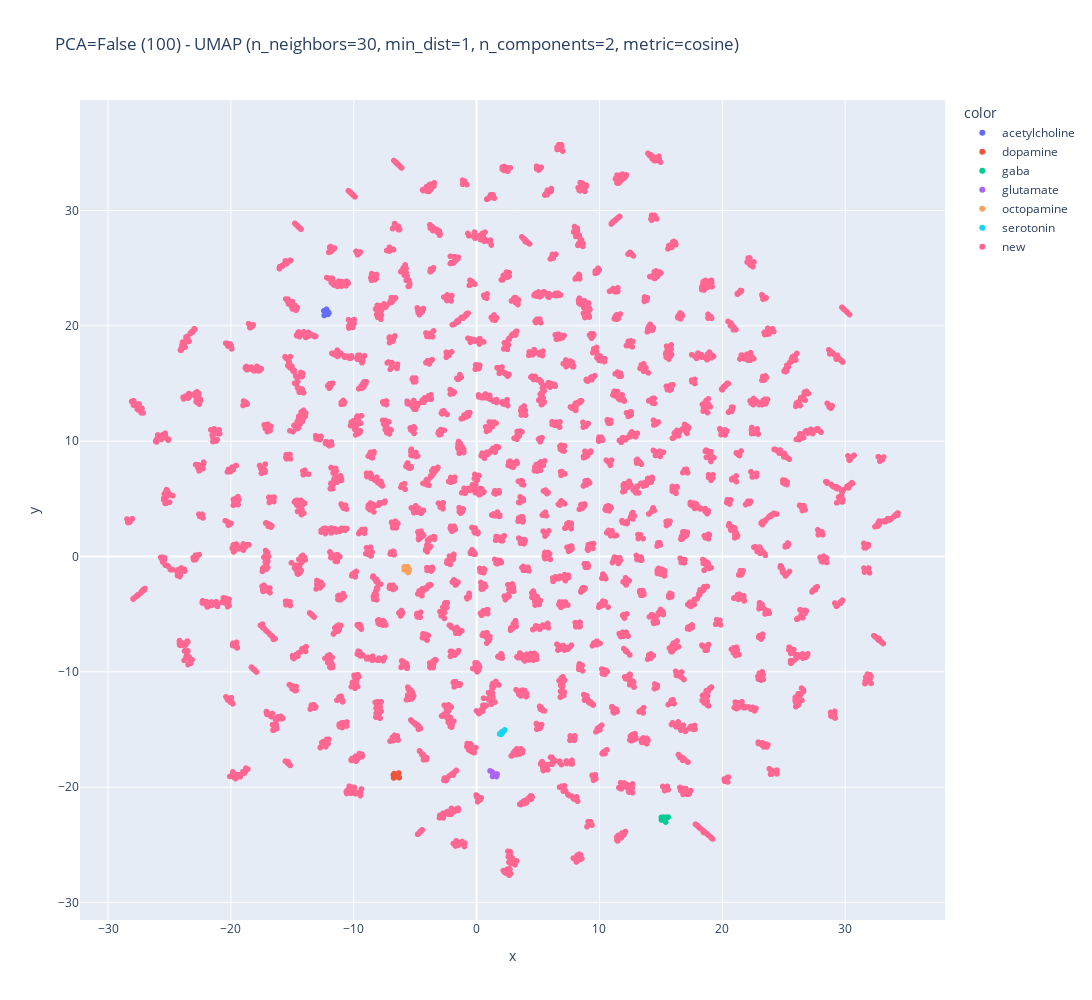

The code cell stored with this chart in its notebook:
### Markdown cell above
# Results

### Code cell
diplay_features(
        latents,
        labs,
        include_pca=False,
        pca_nb_components=100,
        clustering=False,
        nb_clusters=6,
        nb_neighbor=30,
        min_dist=1,
        nb_components=2,
        metric='cosine'
    )

### Figure 1 — Plotly figure (JSON) as saved in the notebook; plotly's stock layout.template omitted (floating-point values rounded to 4 significant figures; data arrays with more than 128 entries replaced by an {"elided": "..."} marker saying what was removed)
{"data": [{"hovertemplate": "color=acetylcholine<br>x=%{x}<br>y=%{y}<extra></extra>", "legendgroup": "acetylcholine", "marker": {"color": "#636efa", "symbol": "circle"}, "mode": "markers", "name": "acetylcholine", "showlegend": true, "type": "scattergl", "x": [-12.11, -12.23, -12.07, -12.28, -12.22, -12.43, -12.22, -12.09, -12.4, -12.02], "xaxis": "x", "y": [21.16, 21.02, 21.2, 21.25, 21.16, 21.3, 21.44, 20.99, 20.9, 21.11], "yaxis": "y"}, {"hovertemplate": "color=dopamine<br>x=%{x}<br>y=%{y}<extra></extra>", "legendgroup": "dopamine", "marker": {"color": "#EF553B", "symbol": "circle"}, "mode": "markers", "name": "dopamine", "showlegend": true, "type": "scattergl", "x": [-6.752, -6.335, -6.673, -6.472, -6.769, -6.717, -6.751, -6.612, -6.292, -6.432], "xaxis": "x", "y": [-19.2, -18.77, -19.15, -18.93, -18.94, -18.82, -19.14, -19.04, -19.17, -18.93], "yaxis": "y"}, {"hovertemplate": "color=gaba<br>x=%{x}<br>y=%{y}<extra></extra>", "legendgroup": "gaba", "marker": {"color": "#00cc96", "symbol": "circle"}, "mode": "markers", "name": "gaba", "showlegend": true, "type": "scattergl", "x": [15.42, 15.19, 15.25, 15.22, 15.05, 15.1, 15.34, 15.04, 15.59, 15.39], "xaxis": "x", "y": [-22.62, -22.71, -22.83, -22.61, -22.84, -22.69, -22.94, -22.62, -22.6, -23.02], "yaxis": "y"}, {"hovertemplate": "color=glutamate<br>x=%{x}<br>y=%{y}<extra></extra>", "legendgroup": "glutamate", "marker": {"color": "#ab63fa", "symbol": "circle"}, "mode": "markers", "name": "glutamate", "showlegend": true, "type": "scattergl", "x": [1.464, 1.419, 1.668, 1.625, 1.619, 1.298, 1.259, 1.428, 1.097, 1.35], "xaxis": "x", "y": [-18.9, -18.87, -18.86, -19.08, -18.87, -19.07, -18.67, -18.9, -18.59, -18.79], "yaxis": "y"}, {"hovertemplate": "color=octopamine<br>x=%{x}<br>y=%{y}<extra></extra>", "legendgroup": "octopamine", "marker": {"color": "#FFA15A", "symbol": "circle"}, "mode": "markers", "name": "octopamine", "showlegend": true, "type": "scattergl", "x": [-5.519, -5.849, -5.61, -5.565, -5.572, -5.788, -5.474, -5.885, -5.887, -5.698], "xaxis": "x", "y": [-1.292, -1.106, -0.8982, -1.265, -1.385, -1.087, -1.148, -1.157, -0.898, -0.8961], "yaxis": "y"}, {"hovertemplate": "color=serotonin<br>x=%{x}<br>y=%{y}<extra></extra>", "legendgroup": "serotonin", "marker": {"color": "#19d3f3", "symbol": "circle"}, "mode": "markers", "name": "serotonin", "showlegend": true, "type": "scattergl", "x": [2.119, 1.948, 2.294, 1.996, 1.875, 2.094, 2.002, 2.239, 2.087, 2.106], "xaxis": "x", "y": [-15.26, -15.35, -15.04, -15.27, -15.39, -15.26, -15.41, -15.1, -15.19, -15.18], "yaxis": "y"}, {"hovertemplate": "color=new<br>x=%{x}<br>y=%{y}<extra></extra>", "legendgroup": "new", "marker": {"color": "#FF6692", "symbol": "circle"}, "mode": "markers", "name": "new", "showlegend": true, "type": "scattergl", "x": {"elided": "5476 float values"}, "xaxis": "x", "y": {"elided": "5476 float values"}, "yaxis": "y"}], "layout": {"height": 1000, "legend": {"title": {"text": "color"}, "tracegroupgap": 0}, "title": {"text": "PCA=False (100) - UMAP (n_neighbors=30, min_dist=1, n_components=2, metric=cosine)"}, "width": 1500, "xaxis": {"anchor": "y", "domain": [0, 1], "title": {"text": "x"}}, "yaxis": {"anchor": "x", "domain": [0, 1], "title": {"text": "y"}}}}
